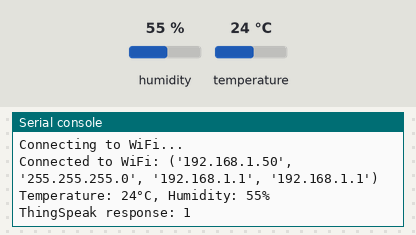
Simulated run of this program. Board: ESP32 board running MicroPython. Parts: the last lines printed to the serial console. The inputs (shaded band) are chosen by the test bench; at power-on: humidity 55 %, temperature 24 °C. WiFi joins after 1.5 s; requests to the public web service named in the program get a made-up reply in its usual format after 0.4 s (London, UTC, broken clouds, 64 % humidity, 1013 hPa unless stated).

Above: at 2.7 s.
2.8 s: humidity set to 22 %
10.6 s: temperature set to 12 °C
At 12.21 s:
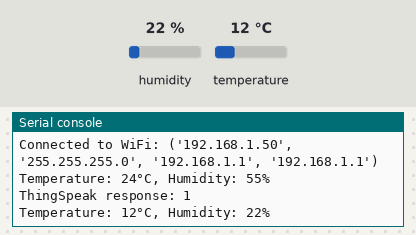
18.4 s: humidity set to 40 %
At 23.6 s:
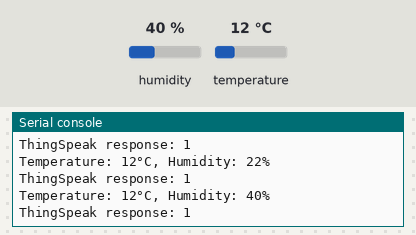

Measured:
- after the input at 10.6 s, the serial console: prints a new line after 1.4 s (image 1)
- after the input at 18.4 s, the serial console: prints a new line after 4.0 s (image 2)

The program:

Sending_data_to_cloud.py
```python
import dht
import machine
import network
import time
import urequests

# Replace with your WiFi credentials
WIFI_SSID = "LOKI"
WIFI_PASSWORD = "loki1234"

# Replace with your ThingSpeak API key
THINGSPEAK_API_KEY = "OFSTHXYCKSUL2K1B"

DHT_PIN = 14  # GPIO pin where the DHT11 sensor is connected

def connect_to_wifi():
    sta_if = network.WLAN(network.STA_IF)
    if not sta_if.isconnected():
        print("Connecting to WiFi...")
        sta_if.active(True)
        sta_if.connect(WIFI_SSID, WIFI_PASSWORD)
        while not sta_if.isconnected():
            pass
    print("Connected to WiFi:", sta_if.ifconfig())

def read_dht11():
    dht_sensor = dht.DHT11(machine.Pin(DHT_PIN))

    # Try to read from the sensor up to 3 times
    for _ in range(3):
        try:
            dht_sensor.measure()
            temperature = dht_sensor.temperature()
            humidity = dht_sensor.humidity()
            return temperature, humidity
        except Exception as e:
            print("Error reading DHT11:", e)
            time.sleep(2)  # Wait for 2 seconds before retrying

    print("Failed to read from DHT11 after multiple attempts.")
    return None, None


def send_to_thingspeak(temperature, humidity):
    api_url = "http://api.thingspeak.com/update"
    data = {
        "api_key": THINGSPEAK_API_KEY,
        "field1": temperature,
        "field2": humidity,
    }
    response = urequests.post(api_url, json=data)
    print("ThingSpeak response:", response.text)
    response.close()

def main():
    connect_to_wifi()

    while True:
        temperature, humidity = read_dht11()
        print("Temperature: {}°C, Humidity: {}%".format(temperature, humidity))

        send_to_thingspeak(temperature, humidity)

        # Upload data every 15 seconds (adjust as needed)
        time.sleep(10)

if __name__ == "__main__":
    main()
```
